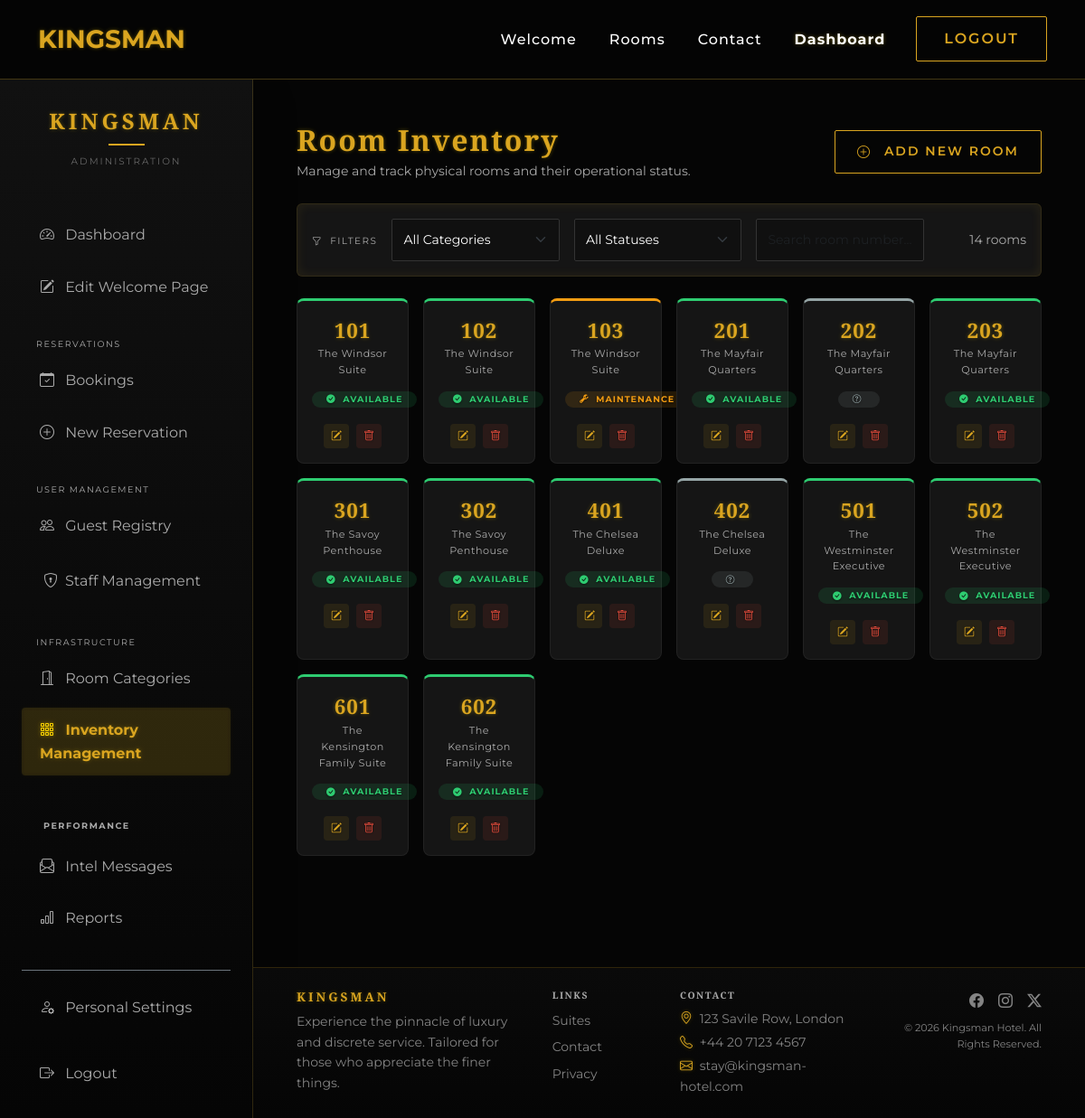
The page /admin/inventory.php (signed in) on the database its author committed.
### tables this page shows
CREATE TABLE rooms (
    id INT AUTO_INCREMENT PRIMARY KEY,
    room_number VARCHAR(20) NOT NULL UNIQUE,
    room_type_id INT NOT NULL,
    status ENUM('available', 'maintenance') DEFAULT 'available',
    FOREIGN KEY (room_type_id) REFERENCES room_types(id)
);

CREATE TABLE room_types (
    id INT AUTO_INCREMENT PRIMARY KEY,
    type_name VARCHAR(50) NOT NULL,
    description TEXT,
    price_per_night DECIMAL(10, 2) NOT NULL,
    max_capacity INT NOT NULL,
    status ENUM('active', 'archived') DEFAULT 'active',
    thumbnail_image VARCHAR(255) DEFAULT 'default_room.jpg',
    created_at TIMESTAMP DEFAULT CURRENT_TIMESTAMP
);

### admin/inventory.php (the view, shortened to what this page needs)
<?php
require_once dirname(__DIR__) . '/config/db.php';
$stmt = $pdo->query("SELECT r.*, rt.type_name FROM rooms r JOIN room_types rt ON r.room_type_id = rt.id ORDER BY r.room_number ASC");
$inventory = $stmt->fetchAll();
include dirname(__DIR__) . '/includes/header.php';
?>
<div class="d-flex" style="min-height: 100vh;">
    <?php include 'includes/sidebar.php'; ?>
    <div class="flex-grow-1 d-flex flex-column" style="min-width: 0;">
        <div class="p-4 p-lg-5 flex-grow-1">
            <div class="d-flex justify-content-between align-items-center mb-4 flex-wrap gap-3">
                <div>
                    <h2 class="gold-text mb-0" style="letter-spacing: 2px;">Room Inventory</h2>
                    <p class="text-muted small mb-0 mt-1">Manage and track physical rooms and their operational status.
                    </p>
                </div>
                <button class="btn btn-kingsman btn-sm px-4" data-bs-toggle="modal" data-bs-target="#roomModal"
                    onclick="clearRoomModal()">
                    <i class="bi bi-plus-circle me-2"></i> Add New Room
                </button>
            </div>
            <div class="card glass-panel p-3 mb-4" style="border-radius: 6px; background-color: #151515;">
                <div class="row g-3 align-items-center">
                    <div class="col-auto">
                        <span class="text-muted small text-uppercase"
                            style="letter-spacing: 1.5px; font-size: 0.65rem;">
                            <i class="bi bi-funnel me-1"></i> Filters
                        </span>
                    </div>
                    <div class="col-sm-4 col-md-3">
                        <select id="filterCategory"
                            class="form-select form-select-sm bg-dark text-white border-secondary"
                            onchange="applyFilters()">
                            <option value="all">All Categories</option>
                        </select>
                    </div>
                    <div class="col-sm-4 col-md-3">
                        <select id="filterStatus" class="form-select form-select-sm bg-dark text-white border-secondary"
                            onchange="applyFilters()">
                            <option value="all">All Statuses</option>
                        </select>
                    </div>
                    <div class="col-sm-4 col-md-3">
                        <input type="text" id="filterSearch"
                            class="form-control form-control-sm bg-dark text-white border-secondary"
                            placeholder="Search room number..." oninput="applyFilters()">
                    </div>
                    <div class="col-auto ms-auto">
                        <span class="text-muted small" id="roomCount"><?php echo count($inventory); ?> rooms</span>
                    </div>
                </div>
            </div>
            <div class="row g-3" id="roomCardsGrid">
                <?php if (empty($inventory)): ?>
                    <div class="col-12 text-center py-5">
                        <i class="bi bi-building d-block fs-1 text-muted opacity-50 mb-3"></i>
                        <p class="text-muted">No rooms currently in inventory.</p>
                        <button class="btn btn-kingsman btn-sm" data-bs-toggle="modal" data-bs-target="#roomModal"
                            onclick="clearRoomModal()">Add Your First Room</button>
                    </div>
                <?php else: ?>
                    <?php foreach ($inventory as $item):
                        $status_color = match ($item['status']) {
                            'available' => '#2ecc71',
                            'occupied' => '#e74c3c',
                            'maintenance' => '#f39c12',
                            default => '#95a5a6'
                        };
                        $status_icon = match ($item['status']) {
                            'available' => 'bi-check-circle-fill',
                            'occupied' => 'bi-person-fill',
                            'maintenance' => 'bi-wrench-adjustable',
                            default => 'bi-question-circle'
                        };
                        ?>
                        <div class="col-6 col-md-4 col-lg-3 col-xl-2 room-card-item"
                            data-category="<?php echo htmlspecialchars($item['type_name']); ?>"
                            data-status="<?php echo $item['status']; ?>"
                            data-room="<?php echo htmlspecialchars($item['room_number']); ?>">
                            <div class="card h-100 text-center p-3 position-relative"
                                style="background-color: #151515; border: 1px solid rgba(255,255,255,0.06); border-radius: 8px; border-top: 3px solid <?php echo $status_color; ?>; transition: all 0.3s ease; cursor: default;">
                                <h4 class="gold-text mb-1 mt-1"
                                    style="font-family: var(--font-heading); font-size: 1.4rem; letter-spacing: 1px;">
                                    <?php echo htmlspecialchars($item['room_number']); ?>
                                </h4>
                                <p class="text-muted small mb-2" style="font-size: 0.7rem; letter-spacing: 0.5px;">
                                    <?php echo htmlspecialchars($item['type_name']); ?>
                                </p>
                                <div class="mb-3">
                                    <span class="badge rounded-pill px-3 py-1"
                                        style="background: <?php echo $status_color; ?>20; color: <?php echo $status_color; ?>; font-size: 0.6rem; letter-spacing: 1px;">
                                        <i class="bi <?php echo $status_icon; ?> me-1"></i>
                                        <?php echo strtoupper($item['status']); ?>
                                    </span>
                                </div>
                                <div class="d-flex justify-content-center gap-2">
                                    <button class="btn btn-sm px-2 py-1"
                                        style="background: rgba(218,165,32,0.1); color: #DAA520; border: none; border-radius: 4px; font-size: 0.75rem;"
                                        onclick='editRoom(<?php echo json_encode($item); ?>)' title="Edit">
                                        <i class="bi bi-pencil-square"></i>
                                    </button>
                                    <button class="btn btn-sm px-2 py-1"
                                        style="background: rgba(231,76,60,0.1); color: #e74c3c; border: none; border-radius: 4px; font-size: 0.75rem;"
                                        onclick="confirmDelete('inventory.php?delete_id=<?php echo $item['id']; ?>')"
                                        title="Delete">
                                        <i class="bi bi-trash"></i>
                                    </button>
                                </div>
                            </div>
                        </div>
                    <?php endforeach; ?>
                <?php endif; ?>
            </div>
        </div>
        <?php include dirname(__DIR__) . '/includes/footer.php'; ?>
    </div>
</div>
<link href="https://cdn.jsdelivr.net/npm/sweetalert2@11.7.32/dist/sweetalert2.min.css" rel="stylesheet">
</body>
</html>

### rows shown on the page
rooms: room_number "101", room_type.type_name "The Windsor Suite", status "AVAILABLE"
rooms: room_number "102", room_type.type_name "The Windsor Suite", status "AVAILABLE"
rooms: room_number "103", room_type.type_name "The Windsor Suite", status "MAINTENANCE"
rooms: room_number "201", room_type.type_name "The Mayfair Quarters", status "AVAILABLE"
rooms: room_number "202", room_type.type_name "The Mayfair Quarters"
rooms: room_number "203", room_type.type_name "The Mayfair Quarters", status "AVAILABLE"
rooms: room_number "301", room_type.type_name "The Savoy Penthouse", status "AVAILABLE"
rooms: room_number "302", room_type.type_name "The Savoy Penthouse", status "AVAILABLE"
rooms: room_number "401", room_type.type_name "The Chelsea Deluxe", status "AVAILABLE"
rooms: room_number "402", room_type.type_name "The Chelsea Deluxe"
rooms: room_number "501", room_type.type_name "The Westminster Executive", status "AVAILABLE"
rooms: room_number "502", room_type.type_name "The Westminster Executive", status "AVAILABLE"
rooms: room_number "601", room_type.type_name "The Kensington Family Suite", status "AVAILABLE"
rooms: room_number "602", room_type.type_name "The Kensington Family Suite", status "AVAILABLE"

### other values the page prints
count($inventory) "14"
